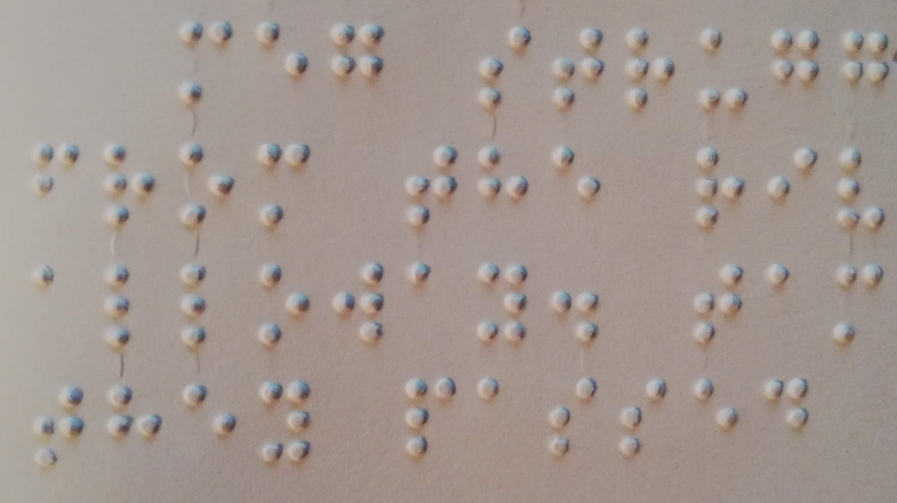
#> input picture Braille_Algorithm_Development/Resources/braille-paper-3.jpg, 897 x 503 px
$ python HistogramEqualizationTest.py   (older library calls are emulated)
#> lines starting #> are read from the running program, lines starting #| are printed output that depends on the picture; after the words box and inside, x2 and y2 are one past the last pixel; in counts of white or black regions, pixels touching at a corner belong together
import cv2
import numpy as np
from matplotlib import pyplot as plt


if __name__ == "__main__":

    # DEFINITIONS
    mStructureElement3 = cv2.getStructuringElement(cv2.MORPH_ELLIPSE, (3, 3))
    mStructureElement6 = cv2.getStructuringElement(cv2.MORPH_ELLIPSE, (6, 6))
    mClaheKernel = cv2.createCLAHE(clipLimit=3, tileGridSize=(8, 8))

    # LOCAL LIGHTNESS EQUALIZATION
    input_image = cv2.imread('../Resources/braille-paper-3.jpg')
#> input_image is the input picture: shape (503, 897, 3); mean B, G, R 144.2, 150.1, 161.9
    gray_image = cv2.cvtColor(input_image, cv2.COLOR_BGR2GRAY)
    # Convert image to LAB color model
    image_lab = cv2.cvtColor(input_image, cv2.COLOR_BGR2LAB)
#> image_lab: shape (503, 897, 3); mean of channels 0, 1, 2 160.6, 131.3, 132.9
    # Split the image into L, A, and B channels
    l_channel, a_channel, b_channel = cv2.split(image_lab)
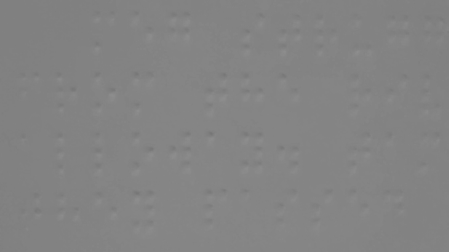
#> a_channel: shape (503, 897) (shown at 1/2 size); min 117, max 142, mean 131.3
    # Create CLAHE Kernel and apply to lightness channel
    adjusted_l_channel = mClaheKernel.apply(l_channel)
    # Merge the CLAHE enhanced L channel with the original A and B channel
    merged_channels = cv2.merge((adjusted_l_channel, a_channel, b_channel))
#> merged_channels: shape (503, 897, 3); mean of channels 0, 1, 2 155.5, 131.3, 132.9
    # Convert image from LAB color model back to RGB color model
    lightness_equalized_image = cv2.cvtColor(merged_channels, cv2.COLOR_LAB2BGR)
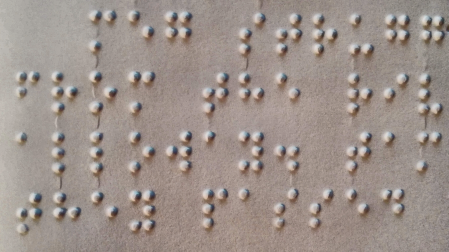
#> lightness_equalized_image: shape (503, 897, 3) (shown at 1/2 size); mean B, G, R 139, 145.3, 156.9
    # Convert image to grayscale
    lightness_equalized_image = cv2.cvtColor(lightness_equalized_image, cv2.COLOR_BGR2GRAY)
#> lightness_equalized_image: shape (503, 897)

    # GLOBAL EQUALIZATION
    hist, bins = np.histogram(lightness_equalized_image.flatten(), 256, [0, 256])
#> hist = 256 values, max 14908 at index 148, min 0 at index 0, mean 1762.5; bins = 257 values from 0 to 256
    cdf = hist.cumsum()
#> cdf = 256 values from 0 to 451191
    cdf_m = np.ma.masked_equal(cdf, 0)
    cdf_m = (cdf_m - cdf_m.min()) * 255 / (cdf_m.max() - cdf_m.min())
    cdf = np.ma.filled(cdf_m, 0).astype('uint8')
#> cdf = 256 values from 0 to 255
    global_equalized_image = cdf[lightness_equalized_image]
    blur_global_equalized_image = cv2.medianBlur(global_equalized_image, 7)
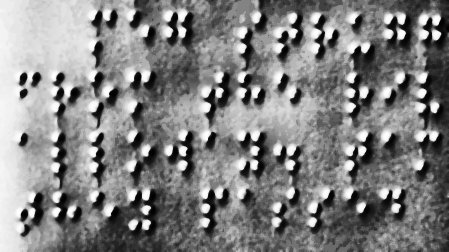
#> blur_global_equalized_image: shape (503, 897) (shown at 1/2 size); min 0, max 254, mean 129.3

    # THRESHOLDING AND NOISE REMOVAL
    ret, white_image = cv2.threshold(blur_global_equalized_image, 246, 255, cv2.THRESH_BINARY)
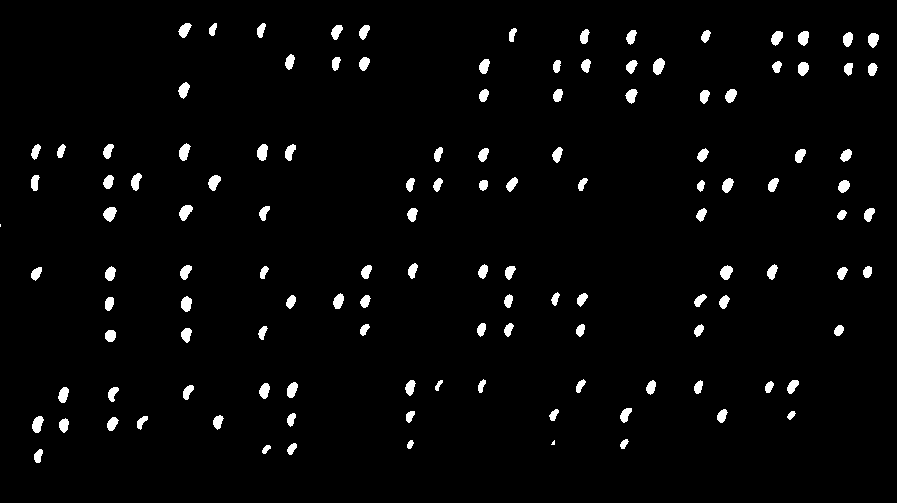
#> white_image: shape (503, 897); 2.8% white; 125 white regions (2 under 20 px), largest, box (x1, y1, x2, y2) and area: (653, 58, 665, 75) 148, (179, 205, 193, 221) 144, (103, 207, 117, 222) 143
    eroded_white_image = cv2.erode(white_image, mStructureElement3, iterations=2)
#> eroded_white_image: shape (503, 897); 1.1% white; 124 white regions (8 under 20 px), largest, box (x1, y1, x2, y2) and area: (655, 60, 663, 73) 77, (105, 209, 115, 220) 75, (181, 207, 191, 219) 71
    dilated_white_image = cv2.dilate(eroded_white_image, mStructureElement6, iterations=1)
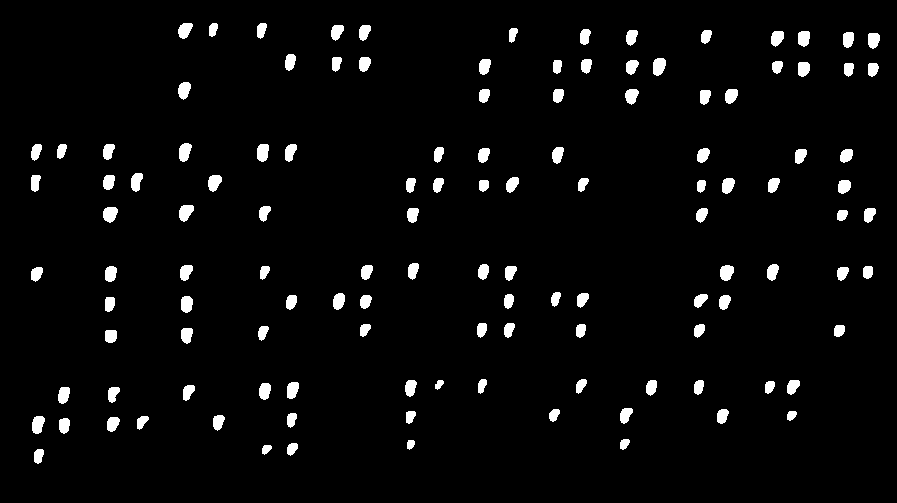
#> dilated_white_image: shape (503, 897); 3.7% white; 123 white regions, largest, box (x1, y1, x2, y2) and area: (653, 58, 666, 76) 190, (179, 143, 192, 162) 185, (179, 205, 194, 222) 185
    # Find connected components and extract the mean area
    cc_output = cv2.connectedComponentsWithStats(dilated_white_image, 4, cv2.CV_8U)
    stats = cc_output[2]
#> stats = 124 rows, first 6: [0, 0, 897, 503, 434548], [178, 23, 15, 16, 171], [209, 23, 9, 14, 99], [257, 23, 10, 16, 121], [331, 25, 13, 16, 152], [359, 25, 12, 16, 145]
    stats = np.delete(stats, 0, 0)  # delete background component
#> stats = 123 rows, first 6: [178, 23, 15, 16, 171], [209, 23, 9, 14, 99], [257, 23, 10, 16, 121], [331, 25, 13, 16, 152], [359, 25, 12, 16, 145], [509, 28, 9, 15, 100]
    mean_area = np.mean(stats[:, cv2.CC_STAT_AREA])
#> mean_area = 135.3

    # Remove components that are < mean_area/1.5
    for stat in stats:
        if stat[cv2.CC_STAT_AREA] < mean_area / 2:
            x1 = stat[cv2.CC_STAT_LEFT]
            x2 = x1 + stat[cv2.CC_STAT_WIDTH]
            y1 = stat[cv2.CC_STAT_TOP]
            y2 = y1 + stat[cv2.CC_STAT_HEIGHT]
            cv2.rectangle(dilated_white_image, (x1, y1), (x2, y2), 0, cv2.FILLED)
#> this loop made 123 passes
#> (x1, x2, y1, y2) on passes 98, 120: (435, 444, 380, 390), (407, 415, 440, 450)

    cc_output = cv2.connectedComponentsWithStats(dilated_white_image, 4, cv2.CV_8U)
    stats = cc_output[2]
#> stats = 122 rows, first 6: [0, 0, 897, 503, 434670], [178, 23, 15, 16, 171], [209, 23, 9, 14, 99], [257, 23, 10, 16, 121], [331, 25, 13, 16, 152], [359, 25, 12, 16, 145]
    centroids = cc_output[3]
#> centroids = 122 pairs, first value 34.87 to 873.1, second value 29.05 to 455.5
    braille_dot_stats = np.delete(stats, 0, 0)  # delete background component
#> braille_dot_stats = 121 rows, first 6: [178, 23, 15, 16, 171], [209, 23, 9, 14, 99], [257, 23, 10, 16, 121], [331, 25, 13, 16, 152], [359, 25, 12, 16, 145], [509, 28, 9, 15, 100]
    braille_dot_centres = np.delete(centroids, 0, 0)  # delete background component
#> braille_dot_centres = 121 pairs, first value 34.87 to 873.1, second value 29.05 to 455.5
    braille_dot_locations_list = []

    for stat, dot in zip(braille_dot_stats, braille_dot_centres):
        x1 = stat[cv2.CC_STAT_LEFT]
        x2 = x1 + stat[cv2.CC_STAT_WIDTH]
        y1 = stat[cv2.CC_STAT_TOP]
        y2 = y1 + stat[cv2.CC_STAT_HEIGHT]
        cv2.rectangle(dilated_white_image, (x1, y1), (x2, y2), 0, cv2.FILLED)
        cv2.rectangle(dilated_white_image, (int(dot[0]) - 3, int(dot[1]) - 3), (int(dot[0]) + 3, int(dot[1]) + 3), 255, cv2.FILLED)
        cv2.circle(dilated_white_image, (int(dot[0]), int(dot[1])), 5, 255, cv2.FILLED)
        braille_dot_locations_list.append([int(dot[0]), int(dot[1])])
#> this loop made 121 passes
#> (stat, dot, x1, x2, y1, y2) on passes 1 to 7: ([178, 23, 15, 16, 171], [184.5, 29.75], 178, 193, 23, 39), ([209, 23, 9, 14, 99], [212.7, 29.05], 209, 218, 23, 37), ([257, 23, 10, 16, 121], [261, 29.7], 257, 267, 23, 39), ([331, 25, 13, 16, 152], [336.5, 31.39], 331, 344, 25, 41), ([359, 25, 12, 16, 145], [364, 31.62], 359, 371, 25, 41), ([509, 28, 9, 15, 100], [512.3, 34.07], 509, 518, 28, 43), ([580, 29, 11, 16, 138], [584.5, 36.14], 580, 591, 29, 45)
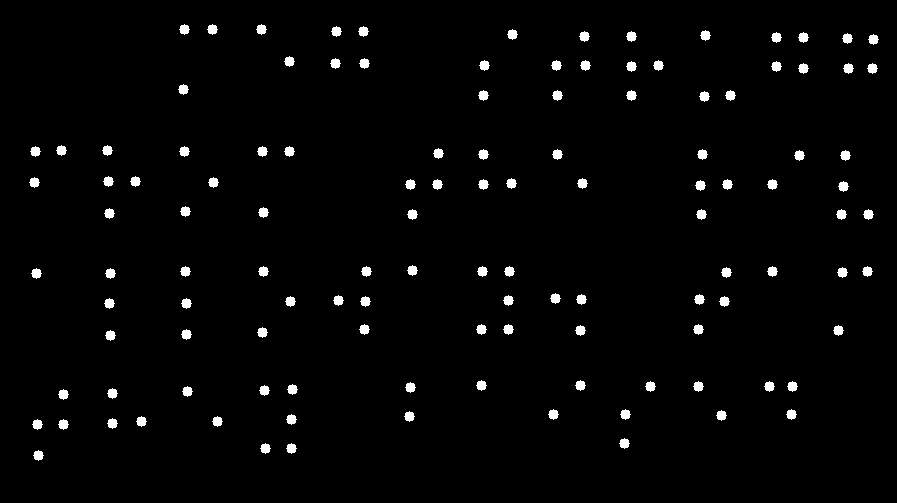
#> dilated_white_image: shape (503, 897); 2.2% white; 121 white regions, largest, box (x1, y1, x2, y2) and area: (179, 24, 190, 35) 81, (207, 24, 218, 35) 81, (256, 24, 267, 35) 81
#> after the loop, braille_dot_locations_list = 121 pairs, first value 34 to 873, second value 29 to 455

    # HISTOGRAM PLOTS
    fig = plt.figure(1)
    ax = fig.subplots()
    ax.set_title('Original Braille Image')
    ax.set_xlabel('Pixel Value')
    ax.set_ylabel('Number of Pixels')
    ax.hist(gray_image.flatten(), 256, [0, 256], color='r', histtype='bar', stacked=True)
    plt.show()

    fig = plt.figure(2)
    ax = fig.subplots()
    ax.set_title('Lightness Equalized Braille Image')
    ax.set_xlabel('Pixel Value')
    ax.set_ylabel('Number of Pixels')
    ax.hist(lightness_equalized_image.flatten(), 256, [0, 256], color='r', histtype='bar', stacked=True)
    plt.show()

    fig = plt.figure(3)
    ax = fig.subplots()
    ax.set_title('Global Equalized Braille Image')
    ax.set_xlabel('Pixel Value')
    ax.set_ylabel('Number of Pixels')
    ax.hist(blur_global_equalized_image.flatten(), 256, [0, 256], color='r', histtype='bar', stacked=True)
    plt.show()
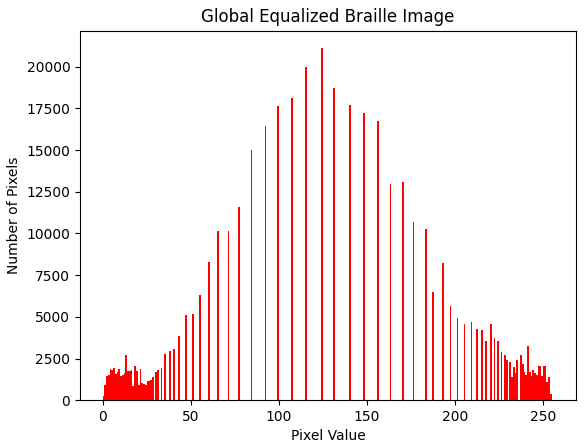
#> figure drawn by matplotlib, 1 panel; tallest bar 21111 high, from x = 124 to 125

    # # IMAGE PLOTS
    fig = plt.figure(2)

    img1 = fig.add_subplot(221, title='Original Braille Image')
    img1.imshow(input_image, cmap='gray')

    img2 = fig.add_subplot(222, title='Light Equalized Braille Image')
    img2.imshow(lightness_equalized_image, cmap='gray')

    img3 = fig.add_subplot(223, title='Globally Equalized Braille Image')
    img3.imshow(global_equalized_image, cmap='gray')

    img4 = fig.add_subplot(224, title='Filter Output Image')
    img4.imshow(dilated_white_image, cmap='gray')

    plt.tight_layout()
    plt.show()

    cv2.waitKey(0)
    cv2.destroyAllWindows()

$ run again, with Braille_Algorithm_Development/Resources/braille-paper-0.jpg copied over Braille_Algorithm_Development/Resources/braille-paper-3.jpg
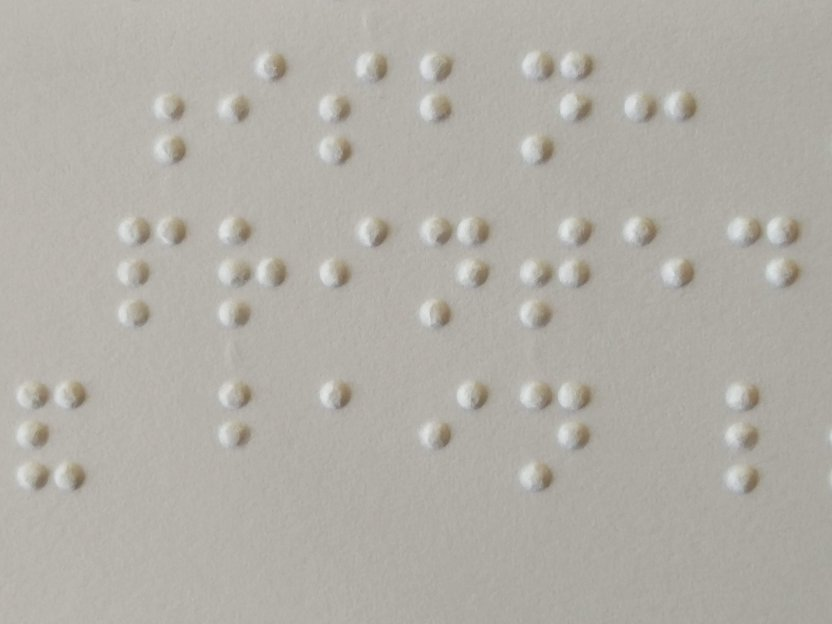
#> input picture Braille_Algorithm_Development/Resources/braille-paper-0.jpg, 832 x 624 px
#> input_image is the input picture: shape (624, 832, 3); mean B, G, R 167.6, 174.8, 178
#> image_lab: shape (624, 832, 3); mean of channels 0, 1, 2 182.4, 128, 132.2
#> merged_channels: shape (624, 832, 3); mean of channels 0, 1, 2 172.4, 128, 132.2
#> hist = 256 values, max 20899 at index 164, min 0 at index 0, mean 2028; bins = 257 values from 0 to 256
#> `cdf = hist.cumsum()`: cdf = 256 values from 0 to 519168
#> `cdf = np.ma.filled(cdf_m, 0).astype('uint8')`: cdf = 256 values from 0 to 255
#> white_image: shape (624, 832); 3% white; 57 white regions (2 under 20 px), largest, box (x1, y1, x2, y2) and area: (355, 217, 373, 245) 327, (727, 217, 747, 240) 327, (521, 135, 537, 161) 320
#> eroded_white_image: shape (624, 832); 1.8% white; 55 white regions, largest, box (x1, y1, x2, y2) and area: (729, 219, 745, 238) 219, (357, 219, 371, 243) 205, (523, 137, 535, 159) 204
#> `stats = cc_output[2]`: stats = 56 rows, first 6: [0, 0, 832, 624, 500449], [254, 51, 17, 28, 364], [521, 51, 19, 26, 339], [355, 52, 19, 26, 363], [419, 52, 17, 28, 372], [561, 52, 16, 24, 301]
#> `stats = np.delete(stats, 0, 0)`: stats = 55 rows, first 6: [254, 51, 17, 28, 364], [521, 51, 19, 26, 339], [355, 52, 19, 26, 363], [419, 52, 17, 28, 372], [561, 52, 16, 24, 301], [664, 91, 17, 24, 319]
#> mean_area = 340.3
#> the loop `for stat in stats:` made 55 passes
#> `stats = cc_output[2]`: stats = 56 rows, first 6: [0, 0, 832, 624, 500449], [254, 51, 17, 28, 364], [521, 51, 19, 26, 339], [355, 52, 19, 26, 363], [419, 52, 17, 28, 372], [561, 52, 16, 24, 301]
#> centroids = 56 pairs, first value 22.26 to 774.1, second value 62.44 to 476.5
#> braille_dot_stats = 55 rows, first 6: [254, 51, 17, 28, 364], [521, 51, 19, 26, 339], [355, 52, 19, 26, 363], [419, 52, 17, 28, 372], [561, 52, 16, 24, 301], [664, 91, 17, 24, 319]
#> braille_dot_centres = 55 pairs, first value 22.26 to 774.1, second value 62.44 to 476.5
#> the loop `for stat, dot in zip(braille_dot_stats, braille_dot_centres):` made 55 passes
#> (stat, dot, x1, x2, y1, y2) on passes 1 to 7: ([254, 51, 17, 28, 364], [261.5, 63.71], 254, 271, 51, 79), ([521, 51, 19, 26, 339], [529.3, 62.44], 521, 540, 51, 77), ([355, 52, 19, 26, 363], [363, 63.52], 355, 374, 52, 78), ([419, 52, 17, 28, 372], [426.8, 65.31], 419, 436, 52, 80), ([561, 52, 16, 24, 301], [567.8, 63.29], 561, 577, 52, 76), ([664, 91, 17, 24, 319], [671.8, 102.4], 664, 681, 91, 115), ([419, 93, 16, 28, 361], [426.3, 106.1], 419, 435, 93, 121)
#> after the loop `for stat, dot in zip(braille_dot_stats, braille_dot_centres):`:
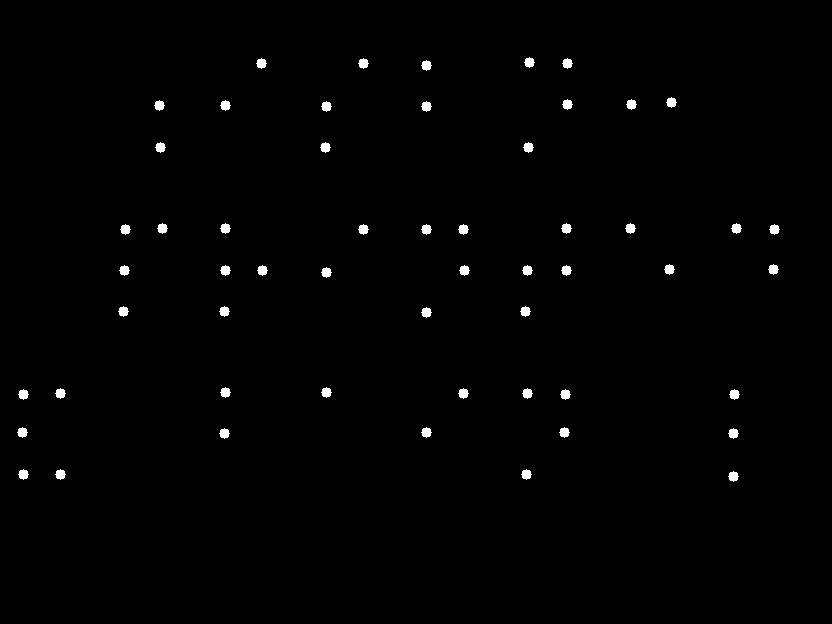
#> dilated_white_image: shape (624, 832); 0.86% white; 55 white regions, largest, box (x1, y1, x2, y2) and area: (524, 57, 535, 68) 81, (256, 58, 267, 69) 81, (358, 58, 369, 69) 81
#> after the loop `for stat, dot in zip(braille_dot_stats, braille_dot_centres):`: braille_dot_locations_list = 55 pairs, first value 22 to 774, second value 62 to 476
#> `plt.show()`:
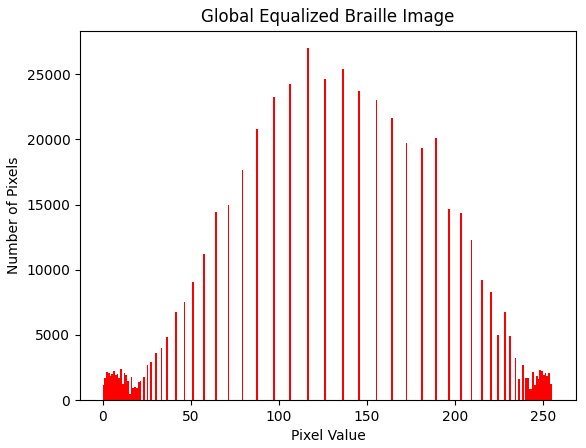
#> figure drawn by matplotlib, 1 panel; tallest bar 26988 high, from x = 116 to 117
